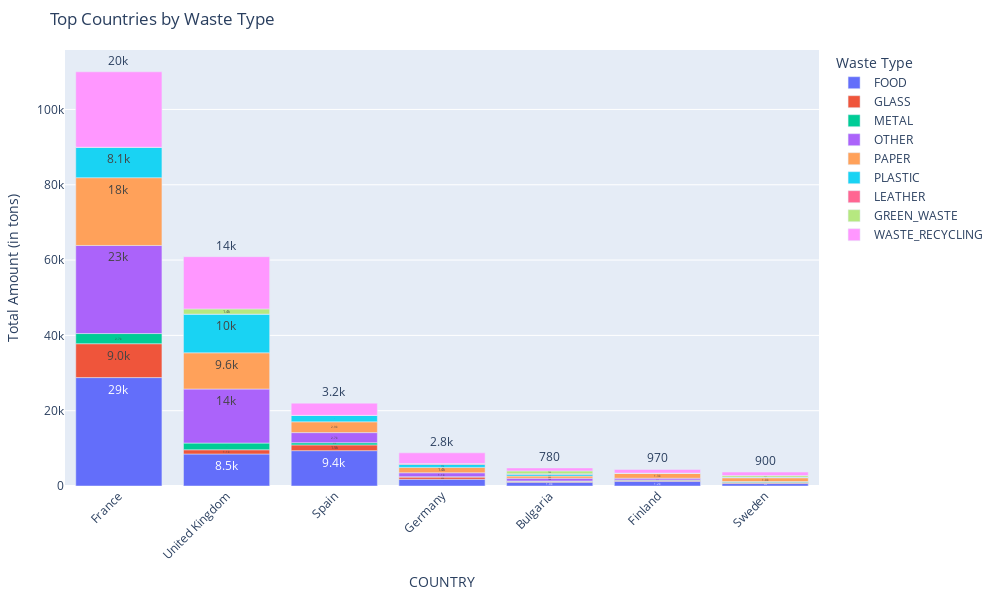

The notebook cell saved with this chart:
### Code cell
# Ülkelere göre atık türlerini toplamı
waste_types = ['FOOD', 'GLASS', 'METAL', 'OTHER', 'PAPER', 'PLASTIC', 'LEATHER', 'GREEN_WASTE', 'WASTE_RECYCLING']
country_waste = data.groupby('COUNTRY')[waste_types].sum().reset_index()

# Toplam atık miktarına göre sıralama ve en çok atık üreten 7 ülkeyi seçme
country_waste['Total Waste'] = country_waste[waste_types].sum(axis=1)
top_countries = country_waste.nlargest(7, 'Total Waste')


long_data = top_countries.melt(id_vars='COUNTRY', value_vars=waste_types,
                               var_name='Waste Type', value_name='Amount')

# Etkileşimli çubuk grafiği oluşturma
fig = px.bar(long_data, x='COUNTRY', y='Amount', color='Waste Type',
             title='Top Countries by Waste Type',
             labels={'Amount': 'Total Amount (in tons)', 'COUNTRY': 'COUNTRY'},
             height=600, width=1000,
             text='Amount') 


fig.update_traces(texttemplate='%{text:.2s}', textposition='outside')

fig.update_layout(
    xaxis_title='COUNTRY',
    yaxis_title='Total Amount (in tons)',
    legend_title='Waste Type',
    xaxis_tickangle=-45,  
    margin=dict(l=50, r=50, t=50, b=100)  
)

fig.show()

### Figure 1 — Plotly figure (JSON) as saved in the notebook; plotly's stock layout.template omitted (floating-point values rounded to 4 significant figures)
{"data": [{"alignmentgroup": "True", "hovertemplate": "Waste Type=FOOD<br>COUNTRY=%{x}<br>Total Amount (in tons)=%{text}<extra></extra>", "legendgroup": "FOOD", "marker": {"color": "#636efa", "pattern": {"shape": ""}}, "name": "FOOD", "offsetgroup": "FOOD", "orientation": "v", "showlegend": true, "text": [28790.0, 8500.0, 9387.0, 1785.0, 1002.0, 1240.0, 652.4], "textposition": "outside", "texttemplate": "%{text:.2s}", "type": "bar", "x": ["France", "United Kingdom", "Spain", "Germany", "Bulgaria", "Finland", "Sweden"], "xaxis": "x", "y": [28790.0, 8500.0, 9387.0, 1785.0, 1002.0, 1240.0, 652.4], "yaxis": "y"}, {"alignmentgroup": "True", "hovertemplate": "Waste Type=GLASS<br>COUNTRY=%{x}<br>Total Amount (in tons)=%{text}<extra></extra>", "legendgroup": "GLASS", "marker": {"color": "#EF553B", "pattern": {"shape": ""}}, "name": "GLASS", "offsetgroup": "GLASS", "orientation": "v", "showlegend": true, "text": [8997.0, 1120.0, 1533.0, 594.9, 240.0, 319.2, 255.8], "textposition": "outside", "texttemplate": "%{text:.2s}", "type": "bar", "x": ["France", "United Kingdom", "Spain", "Germany", "Bulgaria", "Finland", "Sweden"], "xaxis": "x", "y": [8997.0, 1120.0, 1533.0, 594.9, 240.0, 319.2, 255.8], "yaxis": "y"}, {"alignmentgroup": "True", "hovertemplate": "Waste Type=METAL<br>COUNTRY=%{x}<br>Total Amount (in tons)=%{text}<extra></extra>", "legendgroup": "METAL", "marker": {"color": "#00cc96", "pattern": {"shape": ""}}, "name": "METAL", "offsetgroup": "METAL", "orientation": "v", "showlegend": true, "text": [2699.0, 1781.0, 574.7, 83.28, 81.52, 58.74, 257.2], "textposition": "outside", "texttemplate": "%{text:.2s}", "type": "bar", "x": ["France", "United Kingdom", "Spain", "Germany", "Bulgaria", "Finland", "Sweden"], "xaxis": "x", "y": [2699.0, 1781.0, 574.7, 83.28, 81.52, 58.74, 257.2], "yaxis": "y"}, {"alignmentgroup": "True", "hovertemplate": "Waste Type=OTHER<br>COUNTRY=%{x}<br>Total Amount (in tons)=%{text}<extra></extra>", "legendgroup": "OTHER", "marker": {"color": "#ab63fa", "pattern": {"shape": ""}}, "name": "OTHER", "offsetgroup": "OTHER", "orientation": "v", "showlegend": true, "text": [23390.0, 14350.0, 2682.0, 1053.0, 738.2, 453.6, 0], "textposition": "outside", "texttemplate": "%{text:.2s}", "type": "bar", "x": ["France", "United Kingdom", "Spain", "Germany", "Bulgaria", "Finland", "Sweden"], "xaxis": "x", "y": [23390.0, 14350.0, 2682.0, 1053.0, 738.2, 453.6, 0], "yaxis": "y"}, {"alignmentgroup": "True", "hovertemplate": "Waste Type=PAPER<br>COUNTRY=%{x}<br>Total Amount (in tons)=%{text}<extra></extra>", "legendgroup": "PAPER", "marker": {"color": "#FFA15A", "pattern": {"shape": ""}}, "name": "PAPER", "offsetgroup": "PAPER", "orientation": "v", "showlegend": true, "text": [17990.0, 9620.0, 2874.0, 1428.0, 583.8, 1307.0, 1017.0], "textposition": "outside", "texttemplate": "%{text:.2s}", "type": "bar", "x": ["France", "United Kingdom", "Spain", "Germany", "Bulgaria", "Finland", "Sweden"], "xaxis": "x", "y": [17990.0, 9620.0, 2874.0, 1428.0, 583.8, 1307.0, 1017.0], "yaxis": "y"}, {"alignmentgroup": "True", "hovertemplate": "Waste Type=PLASTIC<br>COUNTRY=%{x}<br>Total Amount (in tons)=%{text}<extra></extra>", "legendgroup": "PLASTIC", "marker": {"color": "#19d3f3", "pattern": {"shape": ""}}, "name": "PLASTIC", "offsetgroup": "PLASTIC", "orientation": "v", "showlegend": true, "text": [8097.0, 10280.0, 1724.0, 773.3, 500.2, 50.1, 183.9], "textposition": "outside", "texttemplate": "%{text:.2s}", "type": "bar", "x": ["France", "United Kingdom", "Spain", "Germany", "Bulgaria", "Finland", "Sweden"], "xaxis": "x", "y": [8097.0, 10280.0, 1724.0, 773.3, 500.2, 50.1, 183.9], "yaxis": "y"}, {"alignmentgroup": "True", "hovertemplate": "Waste Type=LEATHER<br>COUNTRY=%{x}<br>Total Amount (in tons)=%{text}<extra></extra>", "legendgroup": "LEATHER", "marker": {"color": "#FF6692", "pattern": {"shape": ""}}, "name": "LEATHER", "offsetgroup": "LEATHER", "orientation": "v", "showlegend": true, "text": [0, 0, 0, 238.0, 80.69, 0, 0], "textposition": "outside", "texttemplate": "%{text:.2s}", "type": "bar", "x": ["France", "United Kingdom", "Spain", "Germany", "Bulgaria", "Finland", "Sweden"], "xaxis": "x", "y": [0, 0, 0, 238.0, 80.69, 0, 0], "yaxis": "y"}, {"alignmentgroup": "True", "hovertemplate": "Waste Type=GREEN_WASTE<br>COUNTRY=%{x}<br>Total Amount (in tons)=%{text}<extra></extra>", "legendgroup": "GREEN_WASTE", "marker": {"color": "#B6E880", "pattern": {"shape": ""}}, "name": "GREEN_WASTE", "offsetgroup": "GREEN_WASTE", "orientation": "v", "showlegend": true, "text": [0, 1374.0, 0, 0, 789.6, 0, 428.5], "textposition": "outside", "texttemplate": "%{text:.2s}", "type": "bar", "x": ["France", "United Kingdom", "Spain", "Germany", "Bulgaria", "Finland", "Sweden"], "xaxis": "x", "y": [0, 1374.0, 0, 0, 789.6, 0, 428.5], "yaxis": "y"}, {"alignmentgroup": "True", "hovertemplate": "Waste Type=WASTE_RECYCLING<br>COUNTRY=%{x}<br>Total Amount (in tons)=%{text}<extra></extra>", "legendgroup": "WASTE_RECYCLING", "marker": {"color": "#FF97FF", "pattern": {"shape": ""}}, "name": "WASTE_RECYCLING", "offsetgroup": "WASTE_RECYCLING", "orientation": "v", "showlegend": true, "text": [20030.0, 13870.0, 3226.0, 2845.0, 783.5, 971.6, 904.8], "textposition": "outside", "texttemplate": "%{text:.2s}", "type": "bar", "x": ["France", "United Kingdom", "Spain", "Germany", "Bulgaria", "Finland", "Sweden"], "xaxis": "x", "y": [20030.0, 13870.0, 3226.0, 2845.0, 783.5, 971.6, 904.8], "yaxis": "y"}], "layout": {"barmode": "relative", "height": 600, "legend": {"title": {"text": "Waste Type"}, "tracegroupgap": 0}, "margin": {"b": 100, "l": 50, "r": 50, "t": 50}, "title": {"text": "Top Countries by Waste Type"}, "width": 1000, "xaxis": {"anchor": "y", "domain": [0, 1], "tickangle": -45, "title": {"text": "COUNTRY"}}, "yaxis": {"anchor": "x", "domain": [0, 1], "title": {"text": "Total Amount (in tons)"}}}}
